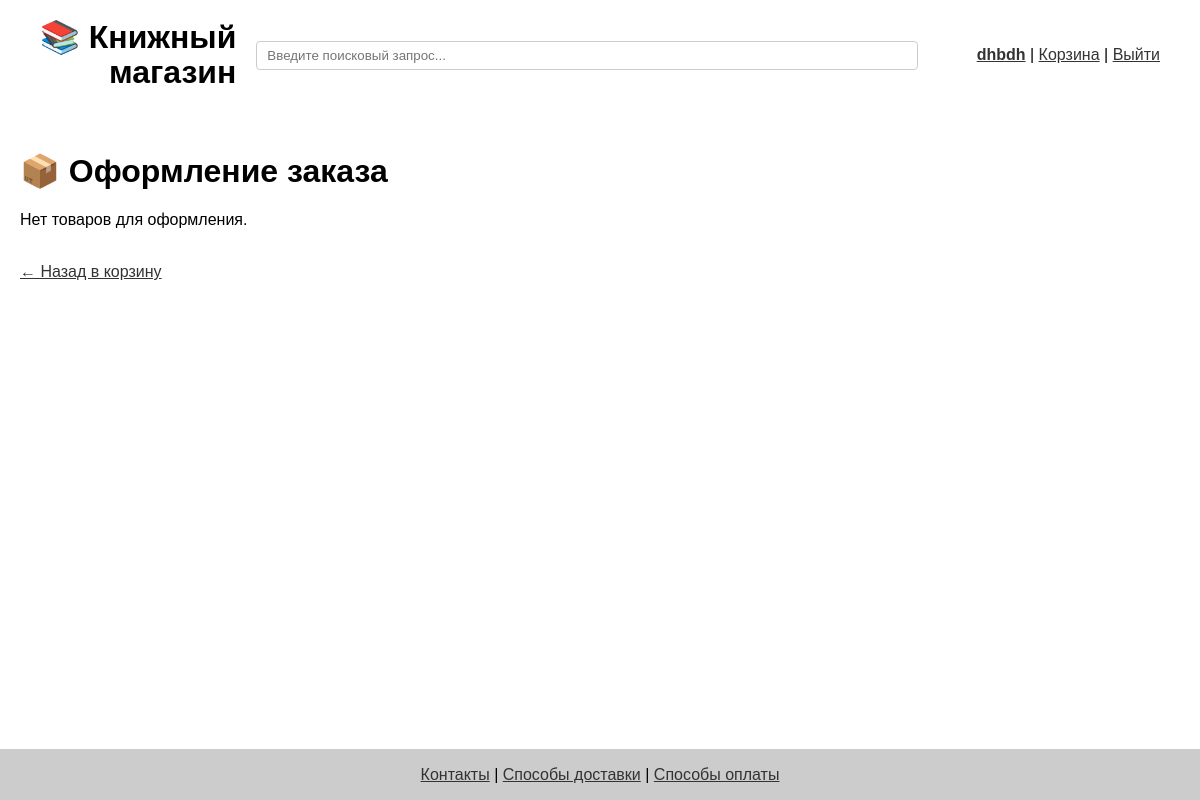
The page /checkout (signed in) on the database as committed earlier.
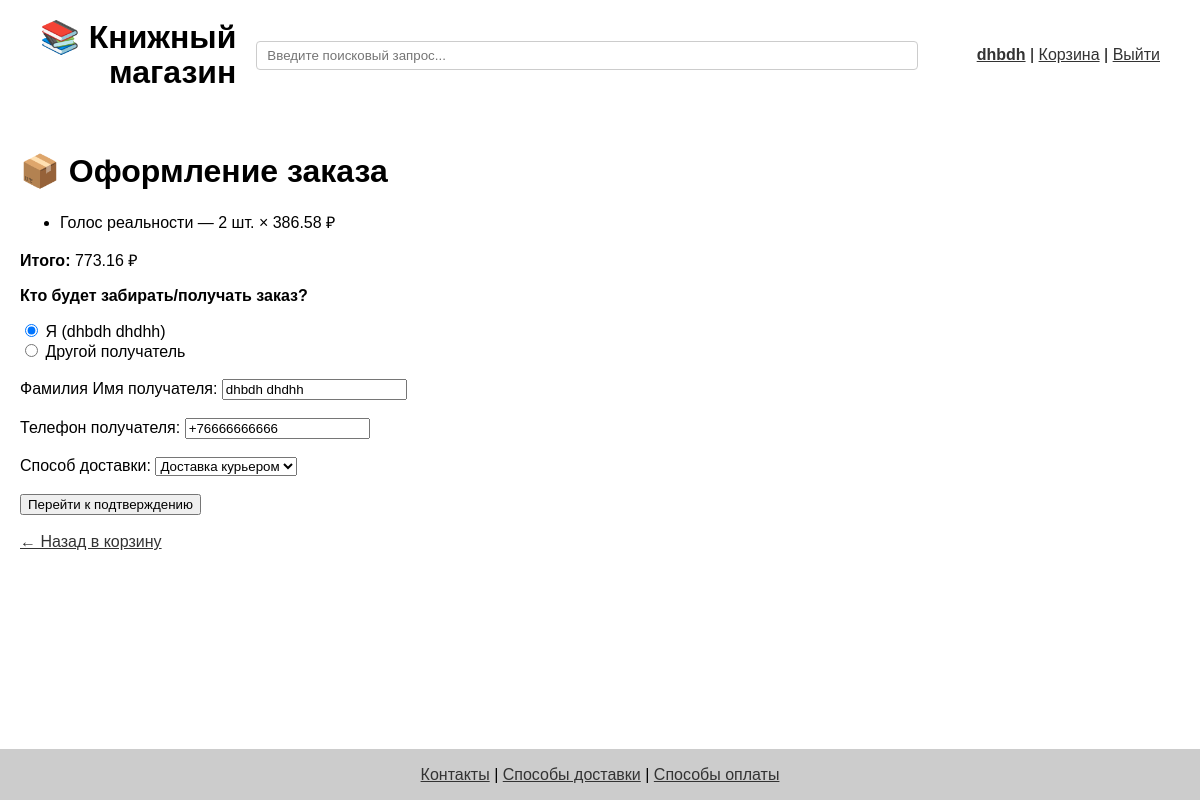
The same page on the database as committed later.
### app/models.py (models this page shows, shortened)
class User(db.Model, UserMixin):
    id = db.Column(db.Integer, primary_key=True)
    first_name = db.Column(db.String(50), nullable=False)
    last_name = db.Column(db.String(50), nullable=False)
    full_name = f"{first_name} {last_name}"
    email = db.Column(db.String(120), unique=True, nullable=False)
    phone = db.Column(db.String(20))
    password = db.Column(db.String(100), nullable=False)
    cart_items = db.relationship('CartItem', back_populates='user', cascade='all, delete-orphan', passive_deletes=True)
    reviews = db.relationship('Review', backref='user', cascade='all, delete-orphan', passive_deletes=True)

class CartItem(db.Model):
    id = db.Column(db.Integer, primary_key=True)
    user_id = db.Column(db.Integer, db.ForeignKey('user.id'), nullable=False)
    book_id = db.Column(db.Integer, db.ForeignKey('book.id'), nullable=False)
    quantity = db.Column(db.Integer, default=1)
    user = db.relationship('User', back_populates='cart_items')
    book = db.relationship('Book')

class Book(db.Model):
    id = db.Column(db.Integer, primary_key=True)
    title = db.Column(db.String(120))
    author = db.Column(db.String(120))
    year = db.Column(db.Integer)
    price = db.Column(db.Float)
    genre = db.Column(db.String(100))
    category = db.Column(db.String(100))
    cover = db.Column(db.String(255))
    description = db.Column(db.Text)
    rating = db.Column(db.Float)

### app/routes.py (the view)
@app.route('/checkout', methods=['GET', 'POST'])
@login_required
def checkout():
    if request.method == 'POST':
        selected_ids = request.form.getlist('selected_items')
        if not selected_ids:
            flash("Выберите хотя бы один товар для оформления заказа", "error")
            return redirect(url_for('view_cart'))
        session['selected_ids'] = selected_ids  # сохраняем в сессию
        cart_items = CartItem.query.filter(
            CartItem.id.in_(selected_ids),
            CartItem.user_id == current_user.id
        ).all()
    else:
        selected_ids = session.get('selected_ids')
        if selected_ids:
            cart_items = CartItem.query.filter(
                CartItem.id.in_(selected_ids),
                CartItem.user_id == current_user.id
            ).all()
        else:
            cart_items = CartItem.query.filter_by(user_id=current_user.id).all()
    total = round(sum(item.book.price * item.quantity for item in cart_items), 2)
    return render_template('checkout.html', cart_items=cart_items, total=total)

### app/__init__.py (called while the page is built)
@login_manager.user_loader
def load_user(user_id):
    return User.query.get(int(user_id))

### app/routes.py (called while the page is built)
@app.context_processor
def inject_genres():
    return dict(genres=[g[0] for g in db.session.query(Book.genre).distinct() if g[0]])

### app/templates/checkout.html (shortened to what this page needs)
{% extends 'base.html' %}
{% block content %}
<h1>📦 Оформление заказа</h1>
{% if cart_items %}
<ul>
    {% for item in cart_items %}
    <li>{{ item.book.title }} — {{ item.quantity }} шт. × {{ item.book.price }} ₽</li>
    {% endfor %}
</ul>
<p><strong>Итого:</strong> {{ "%.2f"|format(total) }} ₽</p>
<form method="post" action="{{ url_for('checkout') }}">
    <p><strong>Кто будет забирать/получать заказ?</strong></p>
    <label><input type="radio" name="recipient_type" value="self" checked> Я ({{ current_user.first_name or '' }} {{ current_user.last_name or '' }}) </label><br>
    <label><input type="radio" name="recipient_type" value="other"> Другой получатель</label><br><br>
    <div>
        <label>Фамилия Имя получателя:
            <input type="text" name="name"
                   value="{{ current_user.first_name or '' }} {{ current_user.last_name or '' }}" required>
        </label>
    </div><br>
    <label>Телефон получателя:
        <input type="tel" name="phone" value="{{ request.form.phone or current_user.phone }}" required>
    </label><br><br>
    <label>Способ доставки:
        <select name="delivery_method" required>
            <option value="courier" {% if request.form.delivery_method == 'courier' %}selected{% endif %}>Доставка курьером</option>
        </select>
    </label><br><br>
    <button type="submit" formaction="{{ url_for('confirm_order') }}">Перейти к подтверждению</button>
</form>
{% else %}
<p>Нет товаров для оформления.</p>
{% endif %}
<br><a href="{{ url_for('view_cart') }}">← Назад в корзину</a>
{% endblock %}

### app/templates/base.html (shortened to what this page needs)
<!DOCTYPE html>
<html lang="ru">
<head>
</head>
<body>
<div class="wrapper">
<header style="padding: 20px;">
    <div style="
        display: flex;
        flex-wrap: wrap;
        align-items: center;
        justify-content: space-between;
        gap: 20px;
    ">
        <div style="flex-shrink: 0;">
            <a href="{{ url_for('index') }}" style="text-decoration: none; color: inherit;">
                <h1 style="margin: 0; line-height: 1.1; white-space: nowrap; text-align: right;">
                    📚 Книжный<br>магазин
                </h1>
            </a>
        </div>
        <div style="
            display: flex;
            flex: 1;
            min-width: 250px;
            flex-wrap: wrap;
            justify-content: flex-end;
            align-items: center;
            gap: 10px;
        ">
            <form action="{{ url_for('search') }}" method="get" style="flex: 1; min-width: 150px;">
                <input type="text" name="q"
                       placeholder="Введите поисковый запрос..."
                       value="{{ request.args.get('q', '') }}"
                       style="width: 90%; padding: 6px 10px; border: 1px solid #ccc; border-radius: 4px;">
            </form>
            <div style="white-space: nowrap;">
                {% if current_user.is_authenticated %}
                    <a href="{{ url_for('profile') }}"><strong>{{ current_user.first_name }}</strong></a> |
                    <a href="{{ url_for('view_cart') }}">Корзина</a> |
                    <a href="{{ url_for('logout') }}">Выйти</a>
                {% else %}
                    <a href="{{ url_for('login') }}">Вход</a> |
                    <a href="{{ url_for('register') }}">Регистрация</a>
                {% endif %}
            </div>
        </div>
    </div>
</header>
<div class="container">
    <main class="main-content">
        {% block content %}{% endblock %}
    </main>
</div>
    <footer>
        <p>
            <a href="{{ url_for('contacts') }}">Контакты</a> |
            <a href="{{ url_for('delivery') }}">Способы доставки</a> |
            <a href="{{ url_for('payment') }}">Способы оплаты</a>
        </p>
    </footer>
</div>
</body>
</html>

Rows that differ between the two databases and show on the page:
shown differently, row unchanged: User "dhbdh": first_name (not shown) → "dhbdh"; last_name (not shown) → "dhdhh"; name (not shown) → "dhbdh dhdhh"; phone (not shown) → "+76666666666"
added CartItem: book "Голос реальности", quantity "2", book.price "386.58"
Other text that changed with them:
{{ "%.2f"|format(total) }}: (not shown) → "773.16"
form field recipient_type: (not shown) → "☑ Я (dhbdh dhdhh)"
form field recipient_type: (not shown) → "☐ Другой получатель"
form field delivery_method: (not shown) → "Доставка курьером"
text no longer shown: "Нет товаров для оформления."
text now shown: "Итого: ₽ Кто будет забирать/получать заказ? Я ( ) Другой получатель Фамилия Имя получателя: Телефон получателя: Способ доставки: Перейти к подтверждению"
